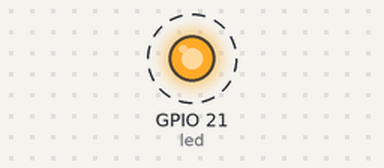
The program below on a simulated Raspberry Pi (BCM pin numbers). On the bench: output pins drawn as LEDs (lit = HIGH). Dashed ring = blinking.

Above: at 0.5 s.
Timing chart, 0 to 4.6 s (numbered marks = the images above):
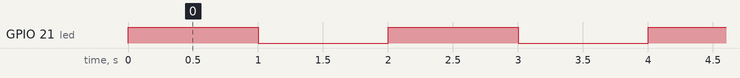

The program:

gpio_test3.py
```python
import RPi.GPIO as GPIO
import time

led = 21

GPIO.setmode(GPIO.BCM)
GPIO.setup(led, GPIO.OUT)

try:
	while True:
		GPIO.output(led,True)
		time.sleep(1)
		GPIO.output(led,False)
		time.sleep(1)

except KeyboardInterrupt:
	GPIO.cleanup()
```

Measured:
- by itself, GPIO 21 (led): alternates HIGH for 1.0 s and LOW for 1.0 s
